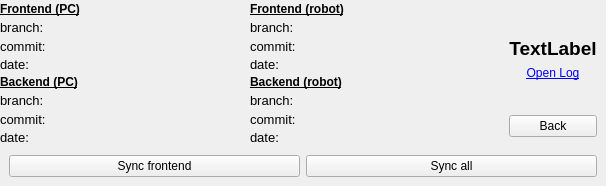
<?xml version="1.0" encoding="UTF-8"?>
<ui version="4.0">
 <class>NaoSyncWidget</class>
 <widget class="QWidget" name="NaoSyncWidget">
  <property name="geometry">
   <rect>
    <x>0</x>
    <y>0</y>
    <width>481</width>
    <height>186</height>
   </rect>
  </property>
  <property name="sizePolicy">
   <sizepolicy hsizetype="Preferred" vsizetype="Fixed">
    <horstretch>0</horstretch>
    <verstretch>0</verstretch>
   </sizepolicy>
  </property>
  <property name="windowTitle">
   <string>Form</string>
  </property>
  <layout class="QVBoxLayout" name="verticalLayout_2">
   <property name="spacing">
    <number>0</number>
   </property>
   <property name="leftMargin">
    <number>0</number>
   </property>
   <property name="topMargin">
    <number>0</number>
   </property>
   <property name="rightMargin">
    <number>0</number>
   </property>
   <property name="bottomMargin">
    <number>0</number>
   </property>
   <item>
    <widget class="QWidget" name="horizontalWidget" native="true">
     <layout class="QHBoxLayout" name="horizontalLayout">
      <property name="spacing">
       <number>0</number>
      </property>
      <property name="leftMargin">
       <number>0</number>
      </property>
      <property name="topMargin">
       <number>0</number>
      </property>
      <property name="rightMargin">
       <number>0</number>
      </property>
      <property name="bottomMargin">
       <number>0</number>
      </property>
      <item>
       <widget class="QWidget" name="label_widget" native="true">
        <layout class="QVBoxLayout" name="label_layout">
         <property name="spacing">
          <number>0</number>
         </property>
         <property name="leftMargin">
          <number>0</number>
         </property>
         <property name="topMargin">
          <number>0</number>
         </property>
         <property name="rightMargin">
          <number>0</number>
         </property>
         <property name="bottomMargin">
          <number>0</number>
         </property>
         <item>
          <widget class="QLabel" name="lbl_frontend">
           <property name="font">
            <font>
             <weight>75</weight>
             <bold>true</bold>
             <underline>true</underline>
            </font>
           </property>
           <property name="text">
            <string>Frontend (PC)</string>
           </property>
          </widget>
         </item>
         <item>
          <widget class="QLabel" name="label_frontend_branch">
           <property name="sizePolicy">
            <sizepolicy hsizetype="Minimum" vsizetype="Preferred">
             <horstretch>0</horstretch>
             <verstretch>0</verstretch>
            </sizepolicy>
           </property>
           <property name="minimumSize">
            <size>
             <width>250</width>
             <height>0</height>
            </size>
           </property>
           <property name="font">
            <font>
             <pointsize>10</pointsize>
            </font>
           </property>
           <property name="text">
            <string>branch:</string>
           </property>
          </widget>
         </item>
         <item>
          <widget class="QLabel" name="label_frontend_commit">
           <property name="sizePolicy">
            <sizepolicy hsizetype="Minimum" vsizetype="Preferred">
             <horstretch>0</horstretch>
             <verstretch>0</verstretch>
            </sizepolicy>
           </property>
           <property name="minimumSize">
            <size>
             <width>250</width>
             <height>0</height>
            </size>
           </property>
           <property name="font">
            <font>
             <pointsize>10</pointsize>
            </font>
           </property>
           <property name="text">
            <string>commit:</string>
           </property>
          </widget>
         </item>
         <item>
          <widget class="QLabel" name="label_frontend_date">
           <property name="sizePolicy">
            <sizepolicy hsizetype="Minimum" vsizetype="Preferred">
             <horstretch>0</horstretch>
             <verstretch>0</verstretch>
            </sizepolicy>
           </property>
           <property name="minimumSize">
            <size>
             <width>250</width>
             <height>0</height>
            </size>
           </property>
           <property name="font">
            <font>
             <pointsize>10</pointsize>
            </font>
           </property>
           <property name="text">
            <string>date:</string>
           </property>
          </widget>
         </item>
         <item>
          <widget class="QLabel" name="label_backend">
           <property name="font">
            <font>
             <weight>75</weight>
             <bold>true</bold>
             <underline>true</underline>
            </font>
           </property>
           <property name="text">
            <string>Backend (PC)</string>
           </property>
          </widget>
         </item>
         <item>
          <widget class="QLabel" name="label_backend_branch">
           <property name="sizePolicy">
            <sizepolicy hsizetype="Minimum" vsizetype="Preferred">
             <horstretch>0</horstretch>
             <verstretch>0</verstretch>
            </sizepolicy>
           </property>
           <property name="minimumSize">
            <size>
             <width>250</width>
             <height>0</height>
            </size>
           </property>
           <property name="font">
            <font>
             <pointsize>10</pointsize>
            </font>
           </property>
           <property name="text">
            <string>branch:</string>
           </property>
          </widget>
         </item>
         <item>
          <widget class="QLabel" name="label_backend_commit">
           <property name="sizePolicy">
            <sizepolicy hsizetype="Minimum" vsizetype="Preferred">
             <horstretch>0</horstretch>
             <verstretch>0</verstretch>
            </sizepolicy>
           </property>
           <property name="minimumSize">
            <size>
             <width>250</width>
             <height>0</height>
            </size>
           </property>
           <property name="font">
            <font>
             <pointsize>10</pointsize>
            </font>
           </property>
           <property name="text">
            <string>commit:</string>
           </property>
          </widget>
         </item>
         <item>
          <widget class="QLabel" name="label_backend_date">
           <property name="sizePolicy">
            <sizepolicy hsizetype="Minimum" vsizetype="Preferred">
             <horstretch>0</horstretch>
             <verstretch>0</verstretch>
            </sizepolicy>
           </property>
           <property name="minimumSize">
            <size>
             <width>250</width>
             <height>0</height>
            </size>
           </property>
           <property name="font">
            <font>
             <pointsize>10</pointsize>
            </font>
           </property>
           <property name="text">
            <string>date:</string>
           </property>
          </widget>
         </item>
        </layout>
       </widget>
      </item>
      <item>
       <widget class="QWidget" name="label_widget_robot" native="true">
        <layout class="QVBoxLayout" name="label_layout_2">
         <property name="spacing">
          <number>0</number>
         </property>
         <property name="leftMargin">
          <number>0</number>
         </property>
         <property name="topMargin">
          <number>0</number>
         </property>
         <property name="rightMargin">
          <number>0</number>
         </property>
         <property name="bottomMargin">
          <number>0</number>
         </property>
         <item>
          <widget class="QLabel" name="lbl_frontend_robot">
           <property name="font">
            <font>
             <weight>75</weight>
             <bold>true</bold>
             <underline>true</underline>
            </font>
           </property>
           <property name="text">
            <string>Frontend (robot)</string>
           </property>
          </widget>
         </item>
         <item>
          <widget class="QLabel" name="label_frontend_branch_robot">
           <property name="sizePolicy">
            <sizepolicy hsizetype="Minimum" vsizetype="Preferred">
             <horstretch>0</horstretch>
             <verstretch>0</verstretch>
            </sizepolicy>
           </property>
           <property name="minimumSize">
            <size>
             <width>250</width>
             <height>0</height>
            </size>
           </property>
           <property name="font">
            <font>
             <pointsize>10</pointsize>
            </font>
           </property>
           <property name="text">
            <string>branch:</string>
           </property>
          </widget>
         </item>
         <item>
          <widget class="QLabel" name="label_frontend_commit_robot">
           <property name="sizePolicy">
            <sizepolicy hsizetype="Minimum" vsizetype="Preferred">
             <horstretch>0</horstretch>
             <verstretch>0</verstretch>
            </sizepolicy>
           </property>
           <property name="minimumSize">
            <size>
             <width>250</width>
             <height>0</height>
            </size>
           </property>
           <property name="font">
            <font>
             <pointsize>10</pointsize>
            </font>
           </property>
           <property name="text">
            <string>commit:</string>
           </property>
          </widget>
         </item>
         <item>
          <widget class="QLabel" name="label_frontend_date_robot">
           <property name="sizePolicy">
            <sizepolicy hsizetype="Minimum" vsizetype="Preferred">
             <horstretch>0</horstretch>
             <verstretch>0</verstretch>
            </sizepolicy>
           </property>
           <property name="minimumSize">
            <size>
             <width>250</width>
             <height>0</height>
            </size>
           </property>
           <property name="font">
            <font>
             <pointsize>10</pointsize>
            </font>
           </property>
           <property name="text">
            <string>date:</string>
           </property>
          </widget>
         </item>
         <item>
          <widget class="QLabel" name="label_backend_robot">
           <property name="font">
            <font>
             <weight>75</weight>
             <bold>true</bold>
             <underline>true</underline>
            </font>
           </property>
           <property name="text">
            <string>Backend (robot)</string>
           </property>
          </widget>
         </item>
         <item>
          <widget class="QLabel" name="label_backend_branch_robot">
           <property name="sizePolicy">
            <sizepolicy hsizetype="Minimum" vsizetype="Preferred">
             <horstretch>0</horstretch>
             <verstretch>0</verstretch>
            </sizepolicy>
           </property>
           <property name="minimumSize">
            <size>
             <width>250</width>
             <height>0</height>
            </size>
           </property>
           <property name="font">
            <font>
             <pointsize>10</pointsize>
            </font>
           </property>
           <property name="text">
            <string>branch:</string>
           </property>
          </widget>
         </item>
         <item>
          <widget class="QLabel" name="label_backend_commit_robot">
           <property name="sizePolicy">
            <sizepolicy hsizetype="Minimum" vsizetype="Preferred">
             <horstretch>0</horstretch>
             <verstretch>0</verstretch>
            </sizepolicy>
           </property>
           <property name="minimumSize">
            <size>
             <width>250</width>
             <height>0</height>
            </size>
           </property>
           <property name="font">
            <font>
             <pointsize>10</pointsize>
            </font>
           </property>
           <property name="text">
            <string>commit:</string>
           </property>
          </widget>
         </item>
         <item>
          <widget class="QLabel" name="label_backend_date_robot">
           <property name="sizePolicy">
            <sizepolicy hsizetype="Minimum" vsizetype="Preferred">
             <horstretch>0</horstretch>
             <verstretch>0</verstretch>
            </sizepolicy>
           </property>
           <property name="minimumSize">
            <size>
             <width>250</width>
             <height>0</height>
            </size>
           </property>
           <property name="font">
            <font>
             <pointsize>10</pointsize>
            </font>
           </property>
           <property name="text">
            <string>date:</string>
           </property>
          </widget>
         </item>
        </layout>
       </widget>
      </item>
      <item>
       <widget class="QWidget" name="success_widget" native="true">
        <layout class="QVBoxLayout" name="verticalLayout">
         <item>
          <spacer name="verticalSpacer">
           <property name="orientation">
            <enum>Qt::Vertical</enum>
           </property>
           <property name="sizeHint" stdset="0">
            <size>
             <width>20</width>
             <height>40</height>
            </size>
           </property>
          </spacer>
         </item>
         <item>
          <widget class="QLabel" name="label_success">
           <property name="sizePolicy">
            <sizepolicy hsizetype="Expanding" vsizetype="Preferred">
             <horstretch>0</horstretch>
             <verstretch>0</verstretch>
            </sizepolicy>
           </property>
           <property name="font">
            <font>
             <pointsize>14</pointsize>
             <weight>75</weight>
             <bold>true</bold>
            </font>
           </property>
           <property name="text">
            <string>TextLabel</string>
           </property>
           <property name="alignment">
            <set>Qt::AlignCenter</set>
           </property>
          </widget>
         </item>
         <item>
          <widget class="QLabel" name="label_log">
           <property name="sizePolicy">
            <sizepolicy hsizetype="Expanding" vsizetype="Preferred">
             <horstretch>0</horstretch>
             <verstretch>0</verstretch>
            </sizepolicy>
           </property>
           <property name="font">
            <font>
             <underline>true</underline>
            </font>
           </property>
           <property name="text">
            <string>&lt;html&gt;&lt;head/&gt;&lt;body&gt;&lt;p&gt;&lt;a href=&quot;a&quot;&gt;&lt;span style=&quot; text-decoration: underline; color:#0000ff;&quot;&gt;Open Log&lt;/span&gt;&lt;/a&gt;&lt;/p&gt;&lt;/body&gt;&lt;/html&gt;</string>
           </property>
           <property name="alignment">
            <set>Qt::AlignCenter</set>
           </property>
          </widget>
         </item>
         <item>
          <spacer name="verticalSpacer_2">
           <property name="orientation">
            <enum>Qt::Vertical</enum>
           </property>
           <property name="sizeHint" stdset="0">
            <size>
             <width>20</width>
             <height>40</height>
            </size>
           </property>
          </spacer>
         </item>
         <item>
          <widget class="QPushButton" name="btn_back">
           <property name="text">
            <string>Back</string>
           </property>
          </widget>
         </item>
        </layout>
       </widget>
      </item>
     </layout>
    </widget>
   </item>
   <item>
    <widget class="QWidget" name="button_widget" native="true">
     <layout class="QHBoxLayout" name="horizontalLayout_2">
      <item>
       <widget class="QPushButton" name="btn_sync_frontend">
        <property name="sizePolicy">
         <sizepolicy hsizetype="Minimum" vsizetype="Minimum">
          <horstretch>0</horstretch>
          <verstretch>0</verstretch>
         </sizepolicy>
        </property>
        <property name="text">
         <string>Sync frontend</string>
        </property>
       </widget>
      </item>
      <item>
       <widget class="QPushButton" name="btn_sync_all">
        <property name="sizePolicy">
         <sizepolicy hsizetype="Minimum" vsizetype="Minimum">
          <horstretch>0</horstretch>
          <verstretch>0</verstretch>
         </sizepolicy>
        </property>
        <property name="text">
         <string>Sync all</string>
        </property>
       </widget>
      </item>
     </layout>
    </widget>
   </item>
  </layout>
 </widget>
 <resources/>
 <connections/>
</ui>
